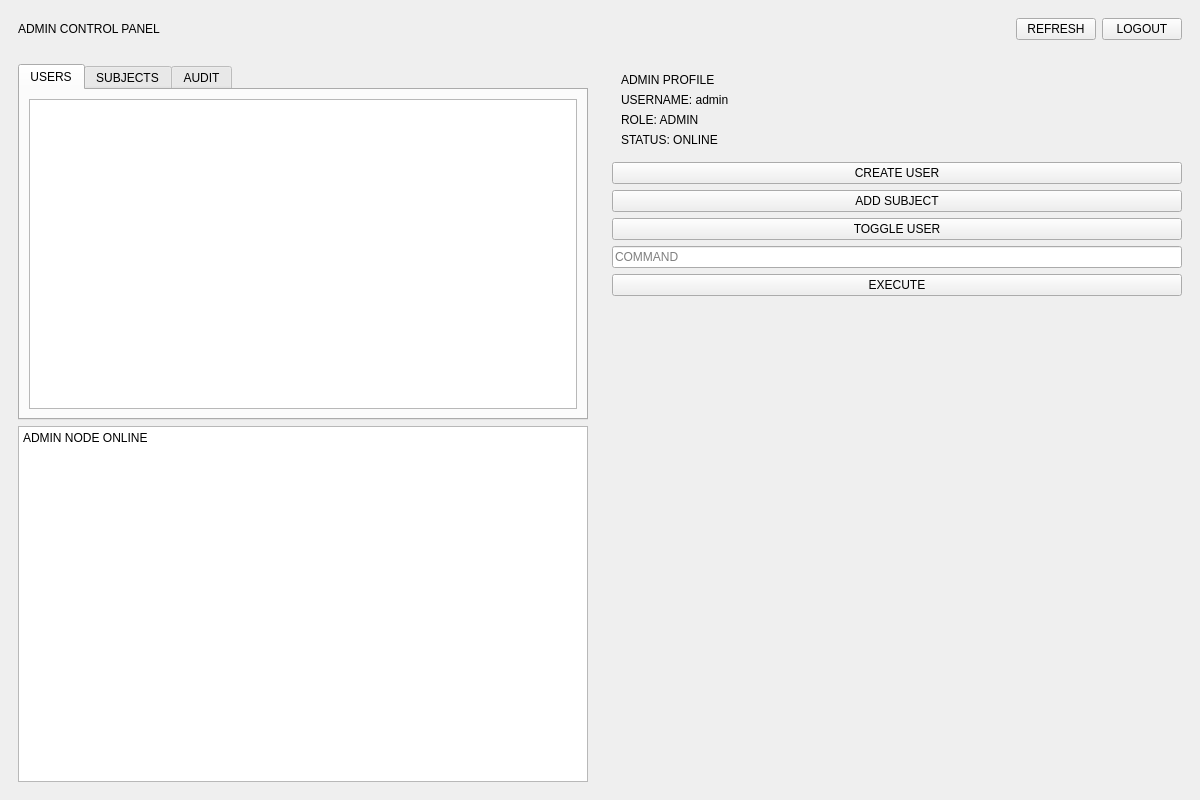
<?xml version="1.0" encoding="UTF-8"?>
<ui version="4.0">
 <class>AdminWindow</class>
 <widget class="QMainWindow" name="AdminWindow">
  <property name="geometry"><rect><x>0</x><y>0</y><width>1200</width><height>800</height></rect></property>
  <property name="windowTitle"><string>SPA ADMIN DASHBOARD</string></property>
  <widget class="QWidget" name="centralwidget">
   <layout class="QVBoxLayout" name="mainLayout">
    <item>
     <widget class="QFrame" name="headerFrame">
      <layout class="QHBoxLayout" name="headerLayout">
       <item><widget class="QLabel" name="appTitle"><property name="text"><string>ADMIN CONTROL PANEL</string></property></widget></item>
       <item><spacer name="topSpacer"><property name="orientation"><enum>Qt::Orientation::Horizontal</enum></property><property name="sizeHint"><size><width>40</width><height>20</height></size></property></spacer></item>
       <item><widget class="QPushButton" name="refreshButton"><property name="text"><string>REFRESH</string></property></widget></item>
       <item><widget class="QPushButton" name="logoutButton"><property name="text"><string>LOGOUT</string></property></widget></item>
      </layout>
     </widget>
    </item>
    <item>
     <layout class="QHBoxLayout" name="contentLayout">
      <item stretch="3">
       <widget class="QFrame" name="leftPanel">
        <layout class="QVBoxLayout" name="leftLayout">
         <item>
          <widget class="QTabWidget" name="tabs">
           <widget class="QWidget" name="usersTab">
            <attribute name="title"><string>USERS</string></attribute>
            <layout class="QVBoxLayout" name="usersLayout">
             <item><widget class="QTableWidget" name="usersTable"/></item>
            </layout>
           </widget>
           <widget class="QWidget" name="subjectsTab">
            <attribute name="title"><string>SUBJECTS</string></attribute>
            <layout class="QVBoxLayout" name="subjectsLayout">
             <item><widget class="QListWidget" name="subjectsList"/></item>
            </layout>
           </widget>
           <widget class="QWidget" name="auditTab">
            <attribute name="title"><string>AUDIT</string></attribute>
            <layout class="QVBoxLayout" name="auditLayout">
             <item><widget class="QTableWidget" name="auditTable"/></item>
            </layout>
           </widget>
          </widget>
         </item>
         <item><widget class="QTextEdit" name="terminalOutput"><property name="readOnly"><bool>true</bool></property><property name="plainText"><string>ADMIN NODE ONLINE</string></property></widget></item>
        </layout>
       </widget>
      </item>
      <item stretch="1">
       <widget class="QFrame" name="rightPanel">
        <layout class="QVBoxLayout" name="rightLayout">
         <item>
          <widget class="QFrame" name="profileFrame">
           <layout class="QVBoxLayout" name="profileLayout">
            <item><widget class="QLabel" name="profileTitle"><property name="text"><string>ADMIN PROFILE</string></property></widget></item>
            <item><widget class="QLabel" name="usernameLabel"><property name="text"><string>USERNAME: admin</string></property></widget></item>
            <item><widget class="QLabel" name="roleLabel"><property name="text"><string>ROLE: ADMIN</string></property></widget></item>
            <item><widget class="QLabel" name="statusLabel"><property name="text"><string>STATUS: ONLINE</string></property></widget></item>
           </layout>
          </widget>
         </item>
         <item>
          <widget class="QPushButton" name="createUserButton"><property name="text"><string>CREATE USER</string></property></widget>
         </item>
         <item>
          <widget class="QPushButton" name="addSubjectButton"><property name="text"><string>ADD SUBJECT</string></property></widget>
         </item>
         <item>
          <widget class="QPushButton" name="toggleUserButton"><property name="text"><string>TOGGLE USER</string></property></widget>
         </item>
         <item>
          <widget class="QLineEdit" name="commandInput"><property name="placeholderText"><string>COMMAND</string></property></widget>
         </item>
         <item>
          <widget class="QPushButton" name="executeButton"><property name="text"><string>EXECUTE</string></property></widget>
         </item>
         <item>
          <spacer name="rightSpacer"><property name="orientation"><enum>Qt::Orientation::Vertical</enum></property><property name="sizeHint"><size><width>20</width><height>200</height></size></property></spacer>
         </item>
        </layout>
       </widget>
      </item>
     </layout>
    </item>
   </layout>
  </widget>
 </widget>
 <resources/>
 <connections/>
</ui>
